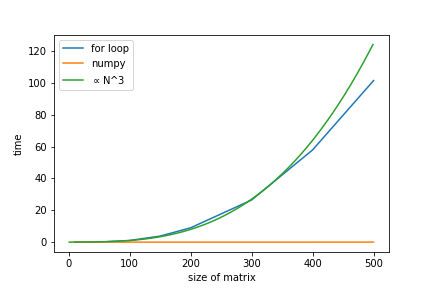

Write Python code to recreate this figure.
#!/usr/bin/env python3
# -*- coding: utf-8 -*-
"""
Matrix Multiplication
"""
import numpy as np
import timeit
from numpy import zeros
import matplotlib.pyplot as plt

def matrix_multi(A,B,N):
    C = zeros([N,N],float)
    for i in range(N):
        for j in range(N):
            for k in range(N):
                C[i,j] += A[i,k]*B[k,j]
    return C
            
def dot(A,B):
    return np.dot(A,B)
    
    

#Time

n = 1

N_list = np.array([10,30,50,100,150,200,300,400,500],dtype=np.float32)
timefor = zeros(len(N_list),float)
timenp = zeros(len(N_list),float)

for i in range(len(N_list)):
    N = int(N_list[i])
    A = np.random.rand(N,N)
    B = np.random.rand(N,N)
    resultfor = timeit.timeit(stmt='matrix_multi(A,B,N)', globals=globals(), number=n)
    resultnp = timeit.timeit(stmt='dot(A,B)', globals=globals(), number=n)
    timefor[i] = resultfor/n
    timenp[i] = resultnp/n
    
plt.plot(N_list,timefor,label='for loop')
plt.plot(N_list,timenp,label='numpy')
AA=np.arange(1,500,dtype=np.float32)
plt.plot(AA,(AA**3)/1000000,label=r"$\propto$N^3")
plt.legend()
plt.xlabel('size of matrix')
plt.ylabel('time')
plt.savefig('p2.png')
plt.show()
